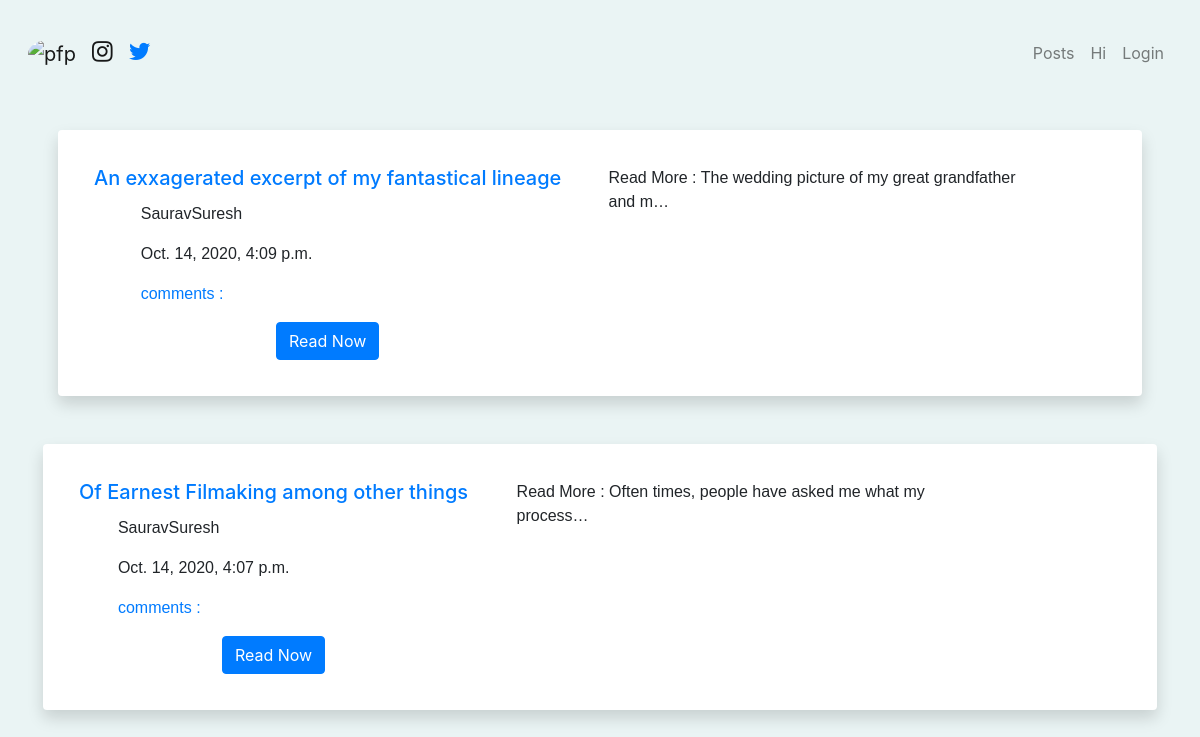
Page /post on the committed database.
### blog/models.py (models this page shows, shortened)
class Post(models.Model):
    author = models.ForeignKey('auth.user',on_delete=models.CASCADE)
    text = models.CharField(max_length=2000000)
    title = models.CharField(max_length=500)
    create_date = models.DateTimeField(default=timezone.now)
    published_date = models.DateTimeField(blank=True,null=True)

### blog/views.py (the view)
# urls.py: path('post',views.PostListView.as_view(),name='post_list'),
class PostListView(ListView):
    model = Post
    def get_queryset(self):
        return Post.objects.filter(published_date__lte=timezone.now()).order_by('-published_date')

### blog/templates/blog/post_list.html (shortened to what this page needs)
{%extends 'blog/base.html'%}
{% block content%}
<div class="container-fluid">
  {%for post in post_list%}
  <div class="card border-0 shadow my-5" style="padding:1em; margin:1em;">
    <div class="card-body">
      <div style="display: flex;">
        <div style="display: flex:1;">
          <h5 class="card-title"><a href="{%url 'post_detail' pk=post.pk %}">{{post.title}}</a></h5>
          <p class="card-text">{{post.author}}</p>
          <p class="card-text">{{post.published_date}}</p>
          <p class="card-text"><a href="{%url 'post_detail' pk=post.pk %}">comments :{{post.comments.approve_commments.count}}</a></p>
          <a href="#" class="btn btn-primary">Read Now</a>
        </div>
        <div style="display : flex:1;">
          <p>  Read More : {{post.text|safe|truncatechars:50}}</p>
        </div>
      </div>
    </div>
  </div>
</div>
  {%endfor%}
{% endblock %}

### blog/templates/blog/base.html (shortened to what this page needs)
<!DOCTYPE html>
<html lang="en" dir="ltr">
{%load static%}
<head>
  <link rel="stylesheet" href="https://stackpath.bootstrapcdn.com/bootstrap/4.5.2/css/bootstrap.min.css">
  <link rel="stylesheet" href="https://cdnjs.cloudflare.com/ajax/libs/font-awesome/4.7.0/css/font-awesome.min.css">
  <link rel="stylesheet" href="{% static 'css/styles.css' %}">
</head>
<body>
  <nav class="navbar navbar-expand navbar-light">
    <a href="https://www.linkedin.com/in/saurav-suresh-a25355195/?originalSubdomain=in" class="navbar-brand">
      <img src="https://media-exp1.licdn.com/dms/image/C5603AQE7RQuihhllbQ/profile-displayphoto-shrink_400_400/0?e=1606953600&v=beta&t=ytDoYrWwg4MAG7_GHQltLfB_SkP1izLxkJRNvjKKs7U" alt="pfp" style="width:2em; height :2em; border-radius :100%;">
    </a>
    <a href="https://www.instagram.com/leggolebowski/" class="navbar-brand">
    <i class="fa fa-instagram" style="font-size:24px"></i>
    </a>
    <a href="twitter.com/leggolebowski">
      <i class="fa fa-twitter" style="font-size:24px"></i>
    </a>
    <ul class="navbar-nav ml-auto">
      <li class="nav-item">
        <a class="nav-link" href="{%url 'post_list'%}">Posts</a>
      </li>
      <li class="nav-item">
        <a class="nav-link" href="{%url 'about'%}">Hi</a>
      </li>
      {%if user.is_authenticated%}
      <li class="nav-item">
        <a class="nav-link" href="{%url 'post_new'%}">New Post</a>
      </li>
      <li class="nav-item">
        <a class="nav-link" href="{%url 'post_draft_list'%}">Drafts</a>
      </li>
      <li class="nav-item">
        <a class="nav-link" href="{%url 'logout'%}">Logout</a>
      </li>
      {% else %}
      <li class="nav-item">
        <a class="nav-link" href="{%url 'login'%}">Login</a>
      </li>
      {%endif%}
    </ul>
  </nav>
  <div class="container-fluid">
    {%block content%}
    {%endblock%}
</body>
</html>

### blog/static/css/styles.css (style rules this page uses)
body { padding: 2% 1%; background-color: #eaf4f4; }
html { scroll-behavior: smooth; }
.container-fluid { text-align: center; }
p { font-family: 'Montserrat', sans-serif; font-weight:400; text-align: left; padding-left: 10%; }

### rows in the picture
Post: title "An exxagerated excerpt of my fantastical lineage", author "SauravSuresh", published_date "Oct. 14, 2020, 4:09 p.m.", text "The wedding picture of my great grandfather and m…"
Post: title "Of Earnest Filmaking among other things", author "SauravSuresh", published_date "Oct. 14, 2020, 4:07 p.m.", text "Often times, people have asked me what my process…"
